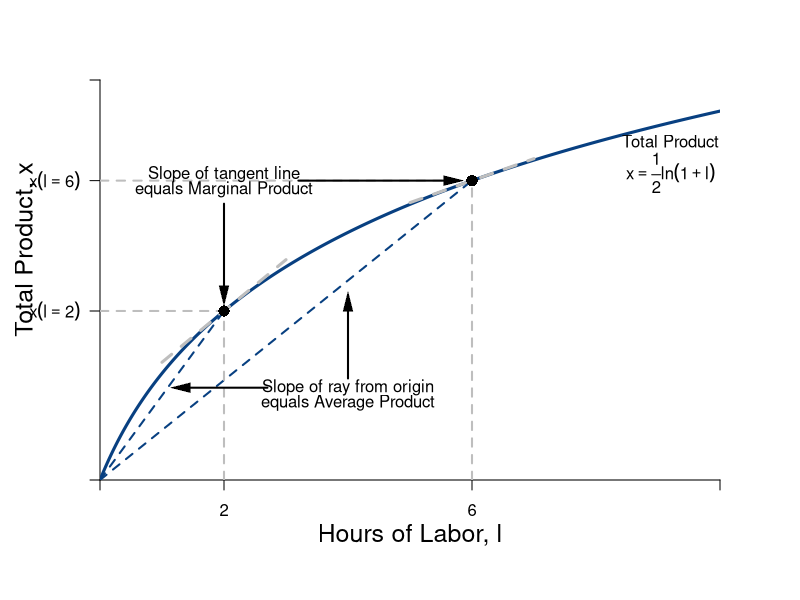

Recreate this plot in R.
require(shape)
pdf(file = "specprodexch/production_drs.pdf", width = 9, height = 7)

#Set parameters for graphics
axislabelsize <- 1.5
graphlinewidth <- 3
segmentlinewidth <- 2

COL <- c("#7fc97f", "#beaed4", "#fdc086", "#ffff99", "#386cb0", "#f0027f", "#bf5b17", "#666666")
COLA <- c("#99d8c9","#66c2a4","#41ae76", "#238b45", "#005824")
COLB <- c("#4eb3d3", "#2b8cbe", "#0868ac","#084081")

#Edited the margins to cater for the larger LHS labels
par(mar =  c(6, 5, 4, 4))

#Change this to make it log of l 

prodFn <- function(l, k = 0.5) {
  k*log(l + 1)
}

MprodFn <- function(l, k = 0.5) {
  k*(1/(l + 1))
}

AprodFn <- function(l, k = 0.5) {
  (k*log(l + 1))/l
}

Mpline <- function(l, constant = 0.3181472, slope = 0.125){
  constant + slope*l
}

xlims <- c(0, 10)
ylims <- c(0, 1.3)

npts <- 501 
x <- seq(xlims[1], xlims[2], length.out = npts)
y <- seq(ylims[1], ylims[2], length.out = npts) 
a <- c(13, 15, 17)

plot(1, 0, xlim = xlims, ylim = ylims, type = "n",
     xlab = expression(paste("")),
     ylab = expression(paste("")), 
     xaxt = "n", 
     yaxt = "n", 
     cex.lab = axislabelsize, 
     bty = "n",
     xaxs="i", 
     yaxs="i")

# ticksy <- seq(from = 0, to = ylims[2], by = 0.25)
# ylabels <- seq(from = 0, to = ylims[2], by = 0.25)
# ticksx <- seq(from = 0, to = xlims[2], by = 1)
# xlabels <- seq(from = 0, to = xlims[2], by = 1)
ticksy <- c(0, prodFn(l = 2, k = 0.5), prodFn(l = 6, k = 0.5), ylims[2])
ylabels <- c(NA, expression(paste(x(l == 2))), expression(paste(x(l==6))), NA)
ticksx <- c(0, 2, 6, xlims[2])
xlabels <- c(NA, 2, 6, NA)

axis(1, at = ticksx, pos = 0, labels = xlabels)
axis(2, at = ticksy, pos = 0, labels = ylabels, las = 1)

npts <- 500 
xx1 <- seq(xlims[1], xlims[2], length.out = npts)
xx2 <- seq(0, xlims[2], length.out = npts)
xx3 <- seq(1, 3, length.out = npts)
xx4 <- seq(5, 7, length.out = npts)

lines(xx1, prodFn(xx1, k = 0.5), col = COLB[4], lwd = graphlinewidth)
#lines(xx2, MprodFn(xx1, k = 0.5), col = COLA[1], lwd = graphlinewidth)
#lines(xx1, AprodFn(xx1, k = 0.5), col = COLA[2], lwd = graphlinewidth)
lines(xx3, Mpline(xx3, constant = prodFn(l = 2, k = 0.5) - 2*MprodFn(l = 2, k = 0.5), slope = MprodFn(l = 2, k = 0.5)), col = "gray", lty = 2, lwd = graphlinewidth)
lines(xx4, Mpline(xx4, constant = prodFn(l = 6, k = 0.5) - 6*MprodFn(l = 6, k = 0.5), slope = MprodFn(l = 6, k = 0.5)), col = "gray", lty = 2, lwd = graphlinewidth)
#lines(xx1, indiffA1(xx1, uA = 20, rmax = 2.5, xmax = 10), col = COLB[4], lwd = graphlinewidth)



mtext(expression(paste("Hours of Labor, ", l)), side = 1, line = 2.5, cex = axislabelsize)
text(-1.2, 0.75, expression(paste("Total Product, ", x)), xpd = TRUE, cex = axislabelsize, srt = 90) 

#segments(4.11765, 6.17647, 5.88, 8.88, lty = 1, col = COL[2] , lwd = graphlinewidth)
#text(7.3, 3, expression("Pareto Efficient"))
#text(7.3, 2.5, expression("Curve"))
#Arrows(7.3, 3.5, 7.3, 6.1, col = "black", lty = 1, lwd = 2, arr.type = "triangle", arr.lwd = 0.5)

segments(0, prodFn(l = 6, k = 0.5), 6, prodFn(l = 6, k = 0.5), lty = 2, col = "gray" , lwd = segmentlinewidth)
segments(6, 0, 6, prodFn(l = 6, k = 0.5), lty = 2, col = "gray" , lwd = segmentlinewidth)
segments(0, 0, 6, prodFn(l = 6, k = 0.5), lty = 2, col = COLB[4] , lwd = segmentlinewidth)
points(6, prodFn(l = 6, k = 0.5), pch = 16, col = "black", cex = 1.5)

segments(0, prodFn(l = 2, k = 0.5), 2, prodFn(l = 2, k = 0.5), lty = 2, col = "gray" , lwd = segmentlinewidth)
segments(2, 0, 2, prodFn(l = 2, k = 0.5), lty = 2, col = "gray" , lwd = segmentlinewidth)
segments(0, 0, 2, prodFn(l = 2, k = 0.5), lty = 2, col = COLB[4] , lwd = segmentlinewidth)
points(2, prodFn(l = 2, k = 0.5), pch = 16, col = "black", cex = 1.5)

#Label the iso-welfare functions for the HG, Aisha
text(9.2, 1.1, expression(paste("Total Product")))
text(9.2, 1, expression(x == frac(1,2)*ln(1 + l)))


#Average Product
text(4, 0.3, expression(paste("Slope of ray from origin")))
text(4, 0.25, expression(paste("equals Average Product")))
Arrows(2.7, 0.3, 1.3, 0.3, col = "black", lty = 1, lwd = 2, arr.type = "triangle", arr.lwd = 0.5)
Arrows(4, 0.33, 4, 0.58, col = "black", lty = 1, lwd = 2, arr.type = "triangle", arr.lwd = 0.5)

#Marginal Product
text(2, prodFn(l = 6, k = 0.5) + 0.02, expression(paste("Slope of tangent line")))
text(2, prodFn(l = 6, k = 0.5) - 0.03, expression(paste("equals Marginal Product")))
Arrows(2, prodFn(l = 6, k = 0.5) - 0.075, 2, prodFn(l = 2, k = 0.5) + 0.05 , col = "black", lty = 1, lwd = 2, arr.type = "triangle", arr.lwd = 0.5)
Arrows(3.2, prodFn(l = 6, k = 0.5), 5.7, prodFn(l = 6, k = 0.5), col = "black", lty = 1, lwd = 2, arr.type = "triangle", arr.lwd = 0.5)



#text(6.6, 8.3, expression(u[4]^A))

#Label the indifference curves for the HG, Betty
# text(7.6, 17, expression(u[1]^B))
# text(6.75, 17, expression(u[2]^B))
# text(6, 17, expression(u[3]^B))
#text(3.4, 6.9, expression(v[4]^B))

#Label mrs function
#text(10, 8, expression(paste(mrs(x,y) == r[max] - frac(r[max], x[max])*x)))
#Arrows(10, 7.5, 10, 5.6, col = "black", lty = 1, lwd = 2, arr.type = "triangle", arr.lwd = 0.5)

#Label satiation
#text(20, 4, expression(paste(x[max] == "Point")))
#text(20, 3, expression(paste("of Satiation")))
#Arrows(20, 2.5, 20, 0.5, col = "black", lty = 1, lwd = 2, arr.type = "triangle", arr.lwd = 0.5)

#Label highest willingness to pay
# text(5, 10.5, expression(paste(r[max] == "Maximum")))
# text(5, 9.5, expression(paste("Willingness to Pay")))
# Arrows(3, 10, 0.5, 10, col = "black", lty = 1, lwd = 2, arr.type = "triangle", arr.lwd = 0.5)


# contour(x, y, 
#         outer(x, y, uA),
#         #labels = c("v1", "v2", "v3"),
#         drawlabels = FALSE,
#         col = COLA[3],
#         #xlab = expression(paste("A's Apples, ", x)),
#         #ylab = expression(paste("A's Oranges, ", y)),
#         #cex.lab = axislabelsize,
#         lwd = graphlinewidth,
#         levels = a, 
#         xaxs="i", 
#         yaxs="i", 
#         add = TRUE)

# segments(0, 6, 6, 6, lty = 2, col = "gray" , lwd = segmentlinewidth)
# segments(6, 0, 6, 6, lty = 2, col = "gray" , lwd = segmentlinewidth)
# points(6, 6, pch = 16, col = "black", cex = 1.5)

# par(new = TRUE)
# 
# #Use the same x and ylims as previously, but with locations switched
# xlims2 <- c(18, 0)
# ylims2 <- c(18, 0)

#Leave the ylab and xlab blank to ensure no axes titles
# plot(0, 0, xlim = xlims2, ylim = ylims2, type = "n",
#      xlab = expression(paste("")),
#      ylab = expression(paste("")),
#      xaxt = "n", 
#      yaxt = "n", 
#      cex.lab = 1.3, 
#      bty = "n",
#      xaxs="i", 
#      yaxs="i")
# 
# 
# lines(xx1, indiffAlow(xx1, uA = 46.08, alpha = 16, beta = 1/24), col = COL[2], lwd = graphlinewidth)


#Set up axes at sides 3 and 4 (top and right)
# axis(side = 3, at = ticksx, pos = 0, labels = xlabels)
# axis(side = 4, at = ticksy, pos = 0, labels = ylabels, las = 0)
# mtext("B's Apples, x", side=3, line = 2.5, cex = axislabelsize)
# text(-0.8, 7, expression(paste("B's Oranges, y")), xpd = TRUE, cex = axislabelsize, srt = 270) 
# 
# #Add arrows:
# arrows(-0.8, 10, -0.8, 14, xpd = TRUE, length=0.1,angle=40,lwd=3)
# arrows(6.2, -1.8, 9, -1.8, xpd = TRUE, length=0.1,angle=40,lwd=3)
# 

#Customize ticks and labels for the plot
#ticksy <- seq(from = 0, to = 15, by = 1)
#ylabels <- seq(from = 0, to = 15, by = 1)
#ticksx <- seq(from = 0, to = 10, by = 1)
#xlabels <- seq(from = 0, to = 10, by = 1)
#axis(1, at = ticksx, pos = 0, labels = xlabels)
#axis(2, at = ticksy, pos = 0, labels = ylabels, las = 0)

dev.off()
